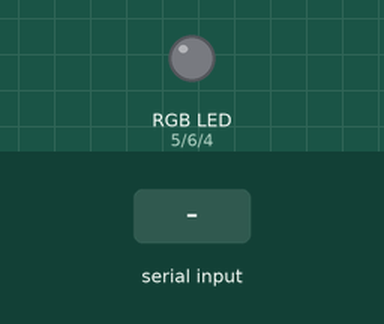
The sketch below on a simulated Arduino Uno, built with avr-gcc and run on an emulated ATmega328P. Parts: an RGB LED mixed from three pins (HIGH = lit). The inputs (shaded band) are chosen by the test bench. Dim RGB values are drawn brighter than linear.

Above: at 1.2 s.
1.3 s: "90,45,200\n" received over Serial
At 3.5 s:
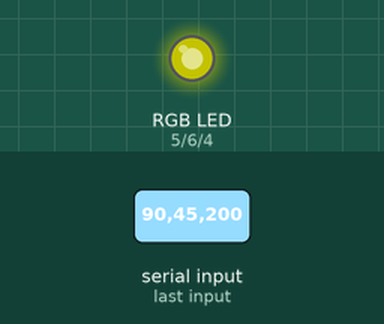
3.8 s: "30,150,10\n" received over Serial
At 5.5 s:
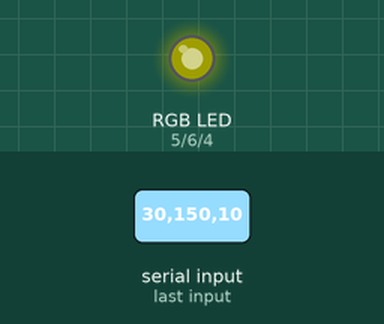
6.3 s: "200\n" received over Serial
At 8.4 s:
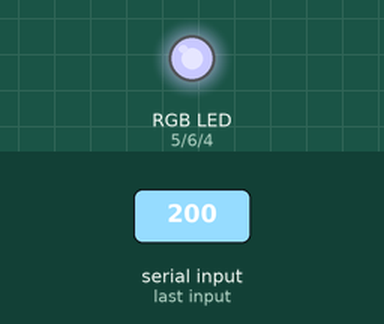
8.8 s: "90,45\n" received over Serial
At 10.4 s:
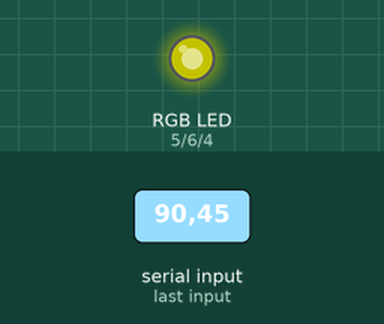
11.3 s: "30,150\n" received over Serial
At 13.5 s:
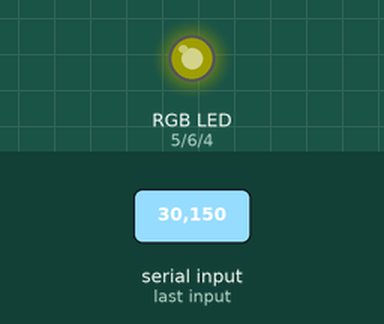
Timing chart, 0 to 14.8 s (numbered marks = the images above; inputs shaded):
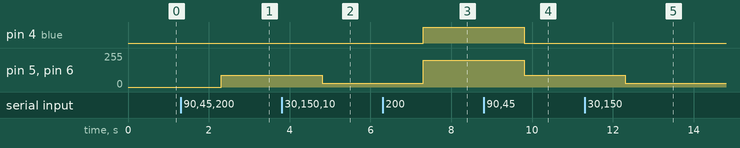

Measured:
- after the input at 1.3 s, pin 5 (red), pin 6 (green): 0/255 → 90/255 after 1.0 s
- after the input at 3.8 s, pin 5 (red), pin 6 (green): 90/255 → 30/255 after 1.0 s
- after the input at 6.3 s, pin 4 (blue): LOW → HIGH after 1.0 s; pin 5 (red), pin 6 (green): 30/255 → 200/255 after 1.0 s
- after the input at 8.8 s, pin 4 (blue): HIGH → LOW after 1.0 s; pin 5 (red), pin 6 (green): 200/255 → 90/255 after 1.0 s
- after the input at 11.3 s, pin 5 (red), pin 6 (green): 90/255 → 30/255 after 1.0 s

The sketch:

RGB.ino
```cpp
const int blue=4;
const int red=5;
const int green=6;
String data;
void setup() {
  pinMode(red,OUTPUT);
  pinMode(green,OUTPUT);
  pinMode(blue,OUTPUT);
  Serial.begin(9600);
  analogWrite(red,0);
  analogWrite(green,0);
  analogWrite(blue,0);

}

void loop() {

}

void serialEvent()
{
  data=Serial.readString();
  analogWrite(red,parseRed(data));
  analogWrite(green,parseGreen(data));
  analogWrite(blue,parseBlue(data));
}
int parseRed(String a)
{
    a.remove(a.indexOf('-'));
    return a.toInt();
}
int parseGreen(String a)
{
    a.remove(0,a.indexOf('-')+1);
    a.remove(a.indexOf('*'));
    return a.toInt();
}
int parseBlue(String a)
{
    a.remove(0,a.indexOf('*')+1);
    return a.toInt();
}
```
